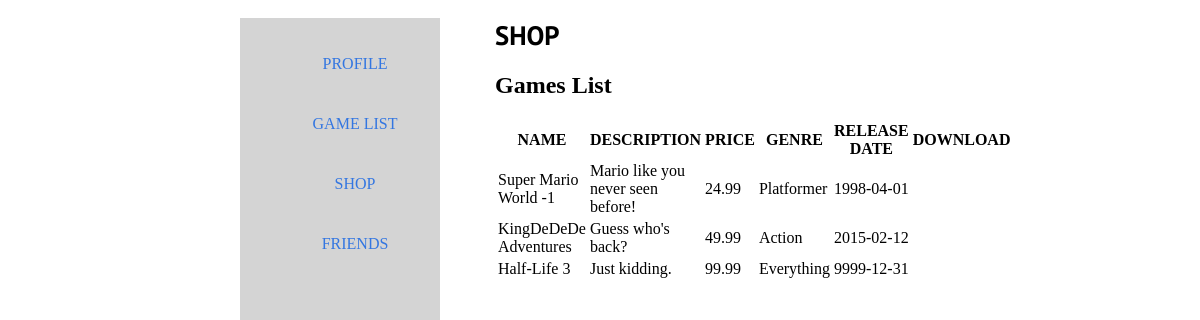
The page /CloudMistWeb/main-frontend/shop.php on the database its author committed.
### tables this page shows
CREATE TABLE game ( game_id INT, 
					name VARCHAR(100), 
					price FLOAT(4,2),
					description TEXT,
					release_date DATE,
					genre VARCHAR(20),
					on_sale DATE,
					game_data BLOB,
					c_name VARCHAR(30),
					patch_version VARCHAR(10),
					PRIMARY KEY (game_id),
					FOREIGN KEY (c_name) REFERENCES company (c_name)
				  );

### CloudMistWeb/main-frontend/shop.php (the view, shortened to what this page needs)
<?php
    function filldiv() {
        require_once '../backend/connect.php';
        $sql_request = "SELECT name, description, price, genre, release_date FROM game";
        $result = mysqli_query($conn, $sql_request);
        if($result->num_rows > 0) {
            echo '<table id="gameList"><tr>'
                    . '<th>NAME</th>'
                    . '<th>DESCRIPTION</th>'
                    . '<th>PRICE</th>'
                    . '<th>GENRE</th>'
                    . '<th>RELEASE DATE</th>'
                    . '<th>DOWNLOAD</th>'
                . '</tr>';
            while($row = $result -> fetch_assoc()) {
                echo "<tr><td>".$row["name"]."</td>"
                       . "<td>".$row["description"]."</td>"
                       . "<td>".$row["price"]."</td>"
                       . "<td>".$row["genre"]."</td>"
                       . "<td>".$row["release_date"]."</td>"
                       . "<td></td>"
                    . "</tr>";
            }
            echo "</table>";
        }
        else {
            echo "0 results";
        }
    }
?>
<!DOCTYPE html>
<html>
<link rel="stylesheet" href="stylesheet.css">
<head>
</head>
<body>
    <div class="container">
        <div id="sidebar">
            <ul id="sideButton">
                <li><a href="#">PROFILE</a></li>
                <li><a href="#">GAME LIST</a></li>
                <li><a href="#">SHOP</a></li>
                <li><a href="#">FRIENDS</a></li>
            </ul>
        </div>
        <div id="content">
            <h1>SHOP</h1>
            <h2>Games List</h2>
            <?php filldiv() ?>
        </div>
    </div>
</body>
</html>

### CloudMistWeb/main-frontend/stylesheet.css (style rules this page uses)
h1 { font-size: 20pt; font-family: 'PT Sans', sans-serif; color:#000; }
body { background-color:#fff; margin: auto; width: 60%; }
a { font-size:12pt; color:#3376E1; text-decoration:none; }
#content { margin-left:200px; }
#sidebar { position:absolute; top:0; bottom:0; left:0; width:200px; height:800px; background-color:#D4D4D4; background-size:fill; }
#sideButton li { list-style: none; text-align: center; width: 150px; line-height: 60px; }
#sideButton li a { text-decoration:none; }
.container { position: relative; padding: 0 0 0 55px; }

### rows shown on the page
game: name "Super Mario World -1", description "Mario like you never seen before!", price "24.99", genre "Platformer", release_date "1998-04-01"
game: name "KingDeDeDe Adventures", description "Guess who's back?", price "49.99", genre "Action", release_date "2015-02-12"
game: name "Half-Life 3", description "Just kidding.", price "99.99", genre "Everything", release_date "9999-12-31"
